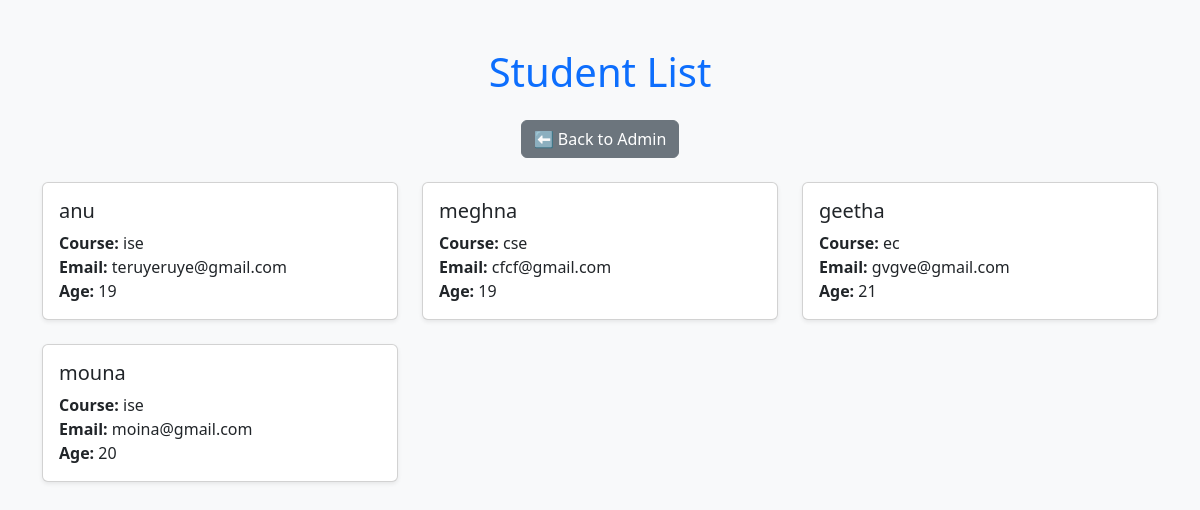
The page /students/ on the database its author committed.
### learn_app/models.py (models this page shows, shortened)
class Student(models.Model):
    name = models.CharField(max_length=100)
    email = models.EmailField(unique=True)
    age = models.IntegerField()
    course = models.CharField(max_length=100)
    enrollment_number = models.CharField(max_length=50, unique=True)
    admission_date = models.DateField(auto_now_add=True)
    is_active = models.BooleanField(default=True)

### learn_app/views.py (the view)
# urls.py: path('students/', views.student_list, name='student_list'),
def student_list(request):
    students = Student.objects.all()
    return render(request, 'student_list.html', {'students': students})

### learn_app/templates/student_list.html (shortened to what this page needs)
{% load static %}
<!DOCTYPE html>
<html>
<head>
    <link href="https://cdn.jsdelivr.net/npm/bootstrap@5.3.3/dist/css/bootstrap.min.css" rel="stylesheet">
</head>
<body class="bg-light">
<div class="container mt-5">
    <h1 class="text-center text-primary mb-4">Student List</h1>
    <div class="text-center mb-4">
        <a href="/admin/" class="btn btn-secondary">⬅ Back to Admin</a>
    </div>
    <div class="row">
        {% for student in students %}
        <div class="col-md-4">
            <div class="card shadow-sm mb-4">
                <div class="card-body">
                    <h5 class="card-title">{{ student.name }}</h5>
                    <p class="card-text">
                        <strong>Course:</strong> {{ student.course }} <br>
                        <strong>Email:</strong> {{ student.email }} <br>
                        <strong>Age:</strong> {{ student.age }}
                    </p>
                </div>
            </div>
        </div>
        {% endfor %}
    </div>
</div>
</body>
</html>

### rows shown on the page
Student: name "anu", course "ise", email "teruyeruye@gmail.com", age "19"
Student: name "meghna", course "cse", email "cfcf@gmail.com", age "19"
Student: name "geetha", course "ec", email "gvgve@gmail.com", age "21"
Student: name "mouna", course "ise", email "moina@gmail.com", age "20"
